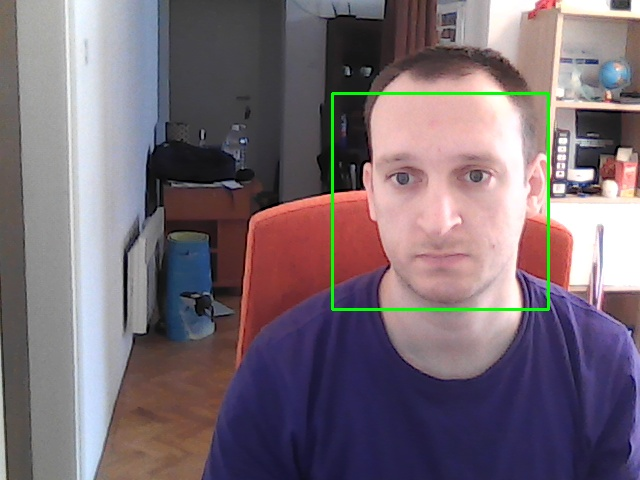
#> input picture imageFolder/zdravko/face.jpg, 640 x 480 px, given in place of the camera
$ python metodeFaceMatch4.py
#> lines starting #> are read from the running program, lines starting #| are printed output that depends on the picture; after the words box and inside, x2 and y2 are one past the last pixel; in counts of white or black regions, pixels touching at a corner belong together
# -*- coding: utf-8 -*-
"""
Created on Sat Sept  15 11:39:04 2022

@author: User
"""

import cv2 as cv
import sys
import time
# globbing utility
import glob
import numpy as np
from matplotlib import pyplot as plt
import os
from pathlib import Path


img_counter = 0
cam = cv.VideoCapture(0)
lista = [0]
bestMatch = 10

while True:
    #read values from camera
    ret, frame = cam.read()
#> frame is the input picture: shape (480, 640, 3); mean B, G, R 115.7, 107, 120.4
    if not ret:
        print("failed to grab frame")
        break
    cv.imshow("Take a picture for query", frame)

    k = cv.waitKey(1)
#> (key Esc is pressed here)
    if k%256 == 27:
        # if we press "ESC", camera closes
        print("Escape hit, closing camera...")
        break
    elif k%256 == 32:
        # if we press "SPACE", we take a picture
        img_name = "opencv_frame_{}.png".format(img_counter)
        cv.imwrite(img_name, frame)
        print("{} written!".format(img_name))
        img_counter += 1

cam.release()
cv.destroyAllWindows()


#read the picture, detect face in it
image = cv.imread('opencv_frame_0.png')
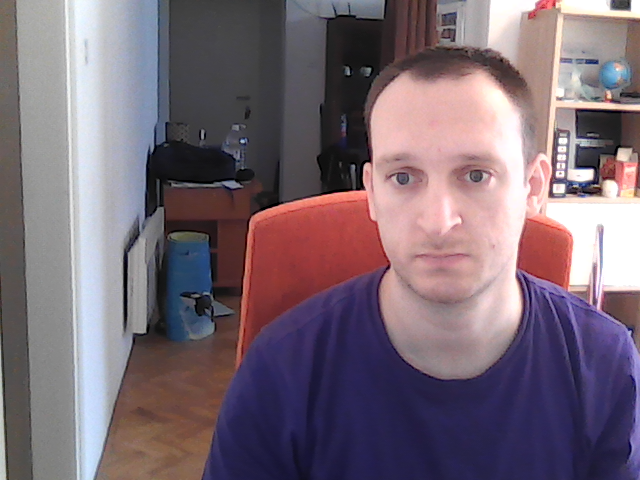
#> input picture imageFolder/zdravko/opencv_frame_0.png, 640 x 480 px, found by its file name
#> image is the input picture: shape (480, 640, 3); mean B, G, R 116.8, 105.9, 121.7
gray = cv.cvtColor(image, cv.COLOR_BGR2GRAY)
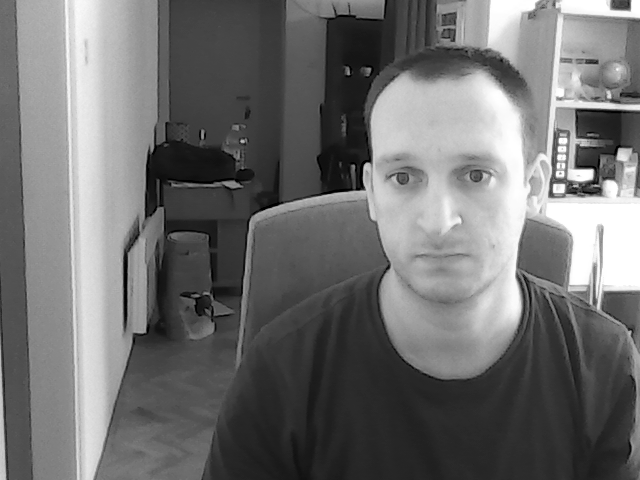
#> gray: shape (480, 640); min 0, max 255, mean 111.9

faceCascade = cv.CascadeClassifier(cv.data.haarcascades + "haarcascade_frontalface_default.xml")
faces = faceCascade.detectMultiScale(
    gray,
    scaleFactor=1.3,
    minNeighbors=3,
    minSize=(30, 30)
)
#> faces = [[332, 93, 216, 216]]

print("[INFO] Found {0} Faces!".format(len(faces)))
#| [INFO] Found 1 Faces!

#crop the face from taken picture
for (x, y, w, h) in faces:
    cv.rectangle(image, (x, y), (x + w, y + h), (0, 255, 0), 2)
    faceDet = image[y:y + h, x:x + w]
    #cropped_image = image[80:280, 150:330]
    cv.imwrite("Cropped Image.jpg", faceDet)
#> this loop made 1 pass
#> pass 1, `faceDet = image[y:y + h, x:x + w]`:
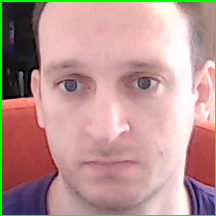
#> faceDet: shape (216, 216, 3); mean B, G, R 144.6, 149.9, 185.9
#> after the loop:
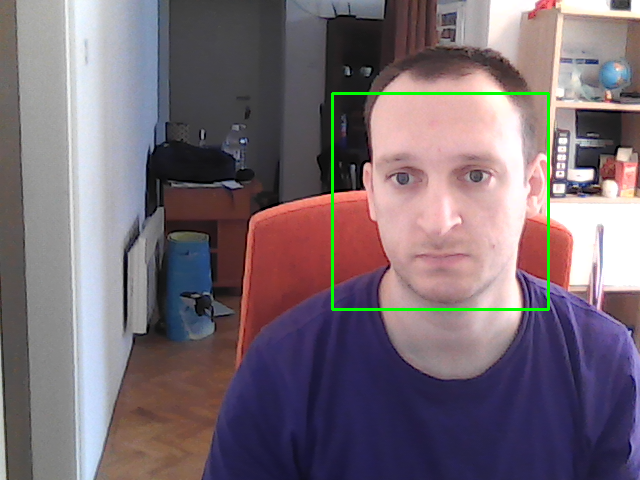
#> image: shape (480, 640, 3); 0.84% of pixels changed, all inside (x1, y1, x2, y2) = (331, 92, 550, 311)


status = cv.imwrite('faceDetected.jpg', faceDet)
print("[INFO] Image faceDetected.jpg written to filesystem: ", status)
#| [INFO] Image faceDetected.jpg written to filesystem:  True


cv.destroyAllWindows()


# read all images from imageFolder

path = "imageFolder/*/*.*"
for file in glob.glob(path):
    image_read = cv.imread(file)
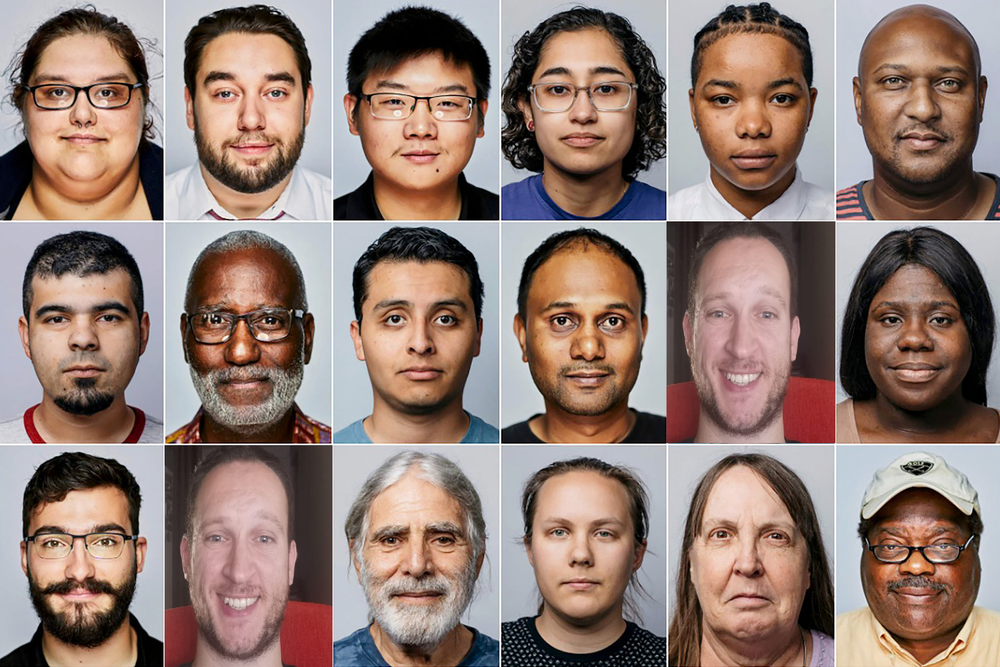
#> input picture imageFolder/random/imageRef5.png, 1000 x 667 px, shrunk from 2048 x 1365 before the run
#> image_read is the input picture: shape (667, 1000, 3); mean B, G, R 116.5, 124.7, 146.2
    # conversion numpy array into rgb image to show
    c = cv.cvtColor(image_read, cv.COLOR_BGR2RGB)
    #cv.imshow('Color image', c)
    # wait for 1 second
    #k = cv.waitKey(1000)
    # destroy the window
    #cv.destroyAllWindows()


    queryImagePath = "Cropped Image.jpg"
    MIN_MATCH_COUNT = 10
    imgQuery = cv.imread(queryImagePath) # query image
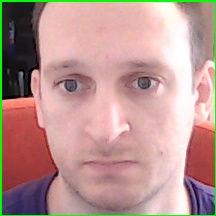
#> imgQuery: shape (216, 216, 3); mean B, G, R 144.7, 149.9, 185.7
    img1 = cv.cvtColor(imgQuery, cv.COLOR_BGR2GRAY) # convert image to gray
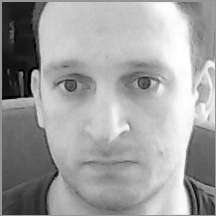
#> img1: shape (216, 216); min 0, max 255, mean 160
    img2 = cv.imread(file) #pic from folder

    #initialize SIFT detector
    sift = cv.SIFT_create()
    # find the keypoints and descriptors with SIFT
    kp1, des1 = sift.detectAndCompute(img1,None)
#> kp1 = 148 keypoints; strongest (x, y, size): (34, 73, 4.4), (4, 98, 2.7), (37, 67, 4.1), (21, 73, 2.8)
    kp2, des2 = sift.detectAndCompute(img2,None)
#> kp2 = 3920 keypoints; strongest (x, y, size): (356, 205, 25.1), (157, 212, 10.4), (960, 641, 3), (197, 434, 2.4)
    FLANN_INDEX_KDTREE = 1
    index_params = dict(algorithm = FLANN_INDEX_KDTREE, trees = 5)
    search_params = dict(checks = 50)
    flann = cv.FlannBasedMatcher(index_params, search_params)
    matches = flann.knnMatch(des1,des2,k=2)
#> matches = 148 matches
    # store all the good matches as per Lowe's ratio test
    good = []

    for m,n in matches:
        if m.distance < 0.7*n.distance:
            good.append(m)

            if len(good)>MIN_MATCH_COUNT:
                lista.append(len(good))
                if len(good) > bestMatch:
                    bestMatch = len(good)
                    bestImageMatch = os.path.split(file)[-1]
                    fullImagePath = os.path.split(file)[-2]
                    #fullPathNew = os.path.basename(file) ovo daje ime file-a, koristiti umjesto ovog gore
                    fullPathNew = os.path.abspath(file)
                    #fullPathNew = Path(file)


                src_pts = np.float32([ kp1[m.queryIdx].pt for m in good ]).reshape(-1,1,2)
                dst_pts = np.float32([ kp2[m.trainIdx].pt for m in good ]).reshape(-1,1,2)
                M, mask = cv.findHomography(src_pts, dst_pts, cv.RANSAC,5.0)
                matchesMask = mask.ravel().tolist()
                h,w = img1.shape
                pts = np.float32([ [0,0],[0,h-1],[w-1,h-1],[w-1,0] ]).reshape(-1,1,2)
                #dst = cv.perspectiveTransform(pts,M)
                img2 = cv.polylines(img2,[np.int32(dst_pts)],True,255,3, cv.LINE_AA)
                print("Matches are found - {}/{}".format(len(good), MIN_MATCH_COUNT))
                print("this is the best match - ", bestImageMatch, "with ", bestMatch, "matches")
                print("This is the full path: ", fullPathNew)


            else:
                print("Not enough matches are found - {}/{}".format(len(good), MIN_MATCH_COUNT))
                matchesMask = None
#> this loop made 148 passes
#| Not enough matches are found - 1/10
#> after the loop, bestMatch = 10; good = 1 matches; lista = [0]


draw_params = dict(matchColor = (0,255,0), # draw matches in green color
                   singlePointColor = None,
                   matchesMask = matchesMask, # draw only inliers
                   flags = 2)
#> draw_params = 4 items
# [11 lines of commented-out code are left out]
if bestImageMatch != '':
    print("What is the best image  match? - ", bestImageMatch, "with ", bestMatch, "matches")

    imgResultPath = fullImagePath.replace("\\", "/" )
#> imgResultPath = 'imageFolder/zdravko'
    print(imgResultPath)
    imageWithoutExtension = os.path.splitext(bestImageMatch)[0]
    imgResultPath = 'imageFolder/zdravko/' + "/" + bestImageMatch
#> imgResultPath = 'imageFolder/zdravko//opencv_frame_0.png'
    matchFoundText = "Match found, hello " + imageWithoutExtension
#> matchFoundText = 'Match found, hello opencv_frame_0'
    imgResult = cv.imread(imgResultPath)
    plt.text(1, 5, matchFoundText, fontsize = 16)
    plt.imshow(imgResult),plt.show()
else:
    print("Ne postoji match")


cv.destroyAllWindows()


# Ransac
#https://docs.opencv.org/4.x/d1/de0/tutorial_py_feature_homography.html

#Prolazak kroz folder slika
#https://sanpreetai.medium.com/read-multiple-images-from-a-folder-using-python-cv2-725f0b0447d4
